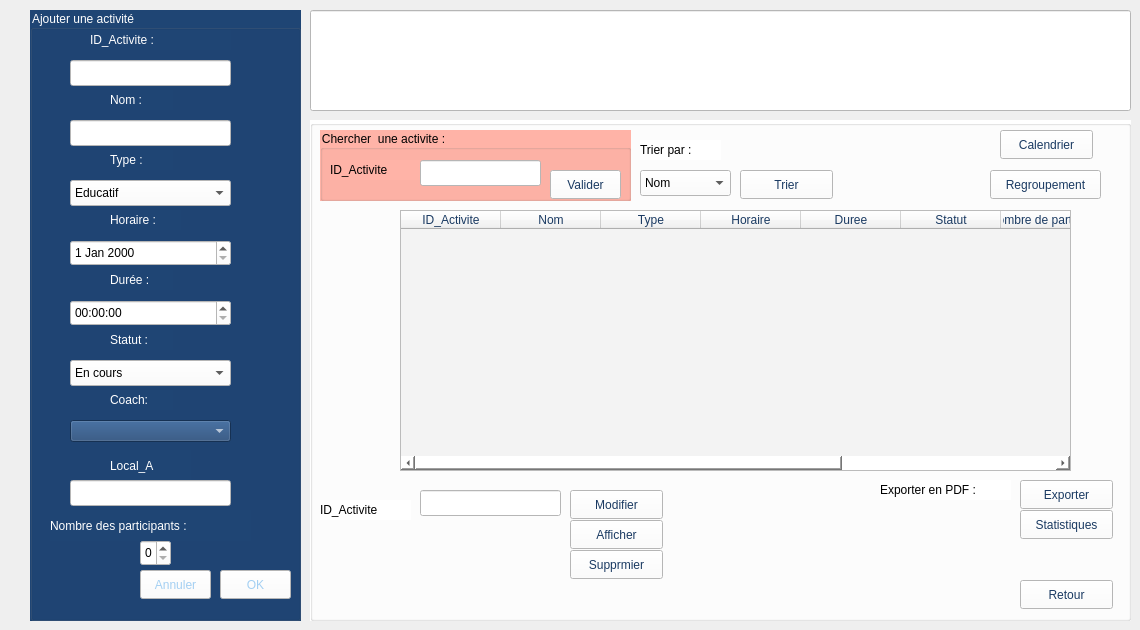
      <widget class="QWidget" name="tab_21">
       <attribute name="title">
        <string>ajouterA</string>
       </attribute>
       <widget class="QLineEdit" name="lineEdit_30">
        <property name="geometry">
         <rect>
          <x>310</x>
          <y>10</y>
          <width>821</width>
          <height>101</height>
         </rect>
        </property>
        <property name="styleSheet">
         <string notr="true">background-color: rgb(255, 255, 255);</string>
        </property>
       </widget>
       <widget class="QGroupBox" name="groupBox_2">
        <property name="geometry">
         <rect>
          <x>30</x>
          <y>10</y>
          <width>271</width>
          <height>611</height>
         </rect>
        </property>
        <property name="styleSheet">
         <string notr="true">background-color: rgb(31, 69, 116);

color: rgb(255,255,255);
font: 12pt &quot;Times New Roman&quot;;</string>
        </property>
        <property name="title">
         <string>Ajouter une activité</string>
        </property>
        <widget class="QLabel" name="label_105">
         <property name="geometry">
          <rect>
           <x>80</x>
           <y>140</y>
           <width>63</width>
           <height>20</height>
          </rect>
         </property>
         <property name="styleSheet">
          <string notr="true">color: rgb(255,255,255);
font: 12pt &quot;Times New Roman&quot;;</string>
         </property>
         <property name="text">
          <string>Type :</string>
         </property>
        </widget>
        <widget class="QLabel" name="label_106">
         <property name="geometry">
          <rect>
           <x>80</x>
           <y>80</y>
           <width>63</width>
           <height>20</height>
          </rect>
         </property>
         <property name="styleSheet">
          <string notr="true">color: rgb(255,255,255);
font: 12pt &quot;Times New Roman&quot;;</string>
         </property>
         <property name="text">
          <string>Nom :</string>
         </property>
        </widget>
        <widget class="QLabel" name="label_107">
         <property name="geometry">
          <rect>
           <x>80</x>
           <y>200</y>
           <width>71</width>
           <height>20</height>
          </rect>
         </property>
         <property name="styleSheet">
          <string notr="true">color: rgb(255,255,255);
font: 12pt &quot;Times New Roman&quot;;</string>
         </property>
         <property name="text">
          <string>Horaire :</string>
         </property>
        </widget>
        <widget class="QLabel" name="label_108">
         <property name="geometry">
          <rect>
           <x>80</x>
           <y>260</y>
           <width>63</width>
           <height>20</height>
          </rect>
         </property>
         <property name="styleSheet">
          <string notr="true">color: rgb(255,255,255);
font: 12pt &quot;Times New Roman&quot;;</string>
         </property>
         <property name="text">
          <string>Durée :</string>
         </property>
        </widget>
        <widget class="QComboBox" name="typeA1">
         <property name="geometry">
          <rect>
           <x>40</x>
           <y>170</y>
           <width>161</width>
           <height>26</height>
          </rect>
         </property>
         <property name="styleSheet">
          <string notr="true">color: rgb(0, 0, 0);
background-color: rgb(255, 255,255);</string>
         </property>
         <item>
          <property name="text">
           <string>Educatif</string>
          </property>
         </item>
         <item>
          <property name="text">
           <string>Sportif</string>
          </property>
         </item>
         <item>
          <property name="text">
           <string>Culturel</string>
          </property>
         </item>
        </widget>
        <widget class="QLabel" name="label_109">
         <property name="geometry">
          <rect>
           <x>20</x>
           <y>500</y>
           <width>201</width>
           <height>31</height>
          </rect>
         </property>
         <property name="styleSheet">
          <string notr="true">color: rgb(255,255,255);
font: 12pt &quot;Times New Roman&quot;;</string>
         </property>
         <property name="text">
          <string>Nombre des participants :</string>
         </property>
        </widget>
        <widget class="QLabel" name="label_110">
         <property name="geometry">
          <rect>
           <x>80</x>
           <y>320</y>
           <width>63</width>
           <height>20</height>
          </rect>
         </property>
         <property name="styleSheet">
          <string notr="true">color: rgb(255,255,255);
font: 12pt &quot;Times New Roman&quot;;</string>
         </property>
         <property name="text">
          <string>Statut :</string>
         </property>
        </widget>
        <widget class="QLabel" name="label_111">
         <property name="geometry">
          <rect>
           <x>80</x>
           <y>380</y>
           <width>63</width>
           <height>20</height>
          </rect>
         </property>
         <property name="styleSheet">
          <string notr="true">color: rgb(255,255,255);
font: 12pt &quot;Times New Roman&quot;;</string>
         </property>
         <property name="text">
          <string>Coach:</string>
         </property>
        </widget>
        <widget class="QComboBox" name="statusA1">
         <property name="geometry">
          <rect>
           <x>40</x>
           <y>350</y>
           <width>161</width>
           <height>26</height>
          </rect>
         </property>
         <property name="styleSheet">
          <string notr="true">background-color: rgb(255, 255, 255);
color: rgb(0, 0, 0);</string>
         </property>
         <item>
          <property name="text">
           <string>En cours</string>
          </property>
         </item>
         <item>
          <property name="text">
           <string>Prevu</string>
          </property>
         </item>
         <item>
          <property name="text">
           <string>Termiée</string>
          </property>
         </item>
         <item>
          <property name="text">
           <string>Annulée</string>
          </property>
         </item>
        </widget>
        <widget class="QSpinBox" name="npA1">
         <property name="geometry">
          <rect>
           <x>110</x>
           <y>530</y>
           <width>31</width>
           <height>26</height>
          </rect>
         </property>
         <property name="styleSheet">
          <string notr="true">background-color: rgb(255, 255, 255);
color: rgb(0, 0, 0);</string>
         </property>
        </widget>
        <widget class="QLineEdit" name="nomA1">
         <property name="geometry">
          <rect>
           <x>40</x>
           <y>110</y>
           <width>161</width>
           <height>26</height>
          </rect>
         </property>
         <property name="styleSheet">
          <string notr="true">background-color: rgb(255, 255, 255);
color: rgb(0, 0, 0);</string>
         </property>
        </widget>
        <widget class="QTimeEdit" name="dureeA1">
         <property name="geometry">
          <rect>
           <x>40</x>
           <y>290</y>
           <width>161</width>
           <height>26</height>
          </rect>
         </property>
         <property name="styleSheet">
          <string notr="true">background-color: rgb(255, 255, 255);
color: rgb(0, 0, 0);</string>
         </property>
        </widget>
        <widget class="QDateEdit" name="horaireA1">
         <property name="geometry">
          <rect>
           <x>40</x>
           <y>230</y>
           <width>161</width>
           <height>26</height>
          </rect>
         </property>
         <property name="styleSheet">
          <string notr="true">background-color: rgb(255, 255, 255);
color: rgb(0, 0, 0);
font: 12pt &quot;Times New Roman&quot;;</string>
         </property>
        </widget>
        <widget class="QLabel" name="label_112">
         <property name="geometry">
          <rect>
           <x>60</x>
           <y>20</y>
           <width>141</width>
           <height>20</height>
          </rect>
         </property>
         <property name="styleSheet">
          <string notr="true">color: rgb(255,255,255);
font: 12pt &quot;Times New Roman&quot;;</string>
         </property>
         <property name="text">
          <string>ID_Activite :</string>
         </property>
        </widget>
        <widget class="QLineEdit" name="IDA1">
         <property name="geometry">
          <rect>
           <x>40</x>
           <y>50</y>
           <width>161</width>
           <height>26</height>
          </rect>
         </property>
         <property name="styleSheet">
          <string notr="true">background-color: rgb(255, 255, 255);
color: rgb(0, 0, 0);</string>
         </property>
        </widget>
        <widget class="QPushButton" name="bannulerA">
         <property name="geometry">
          <rect>
           <x>110</x>
           <y>560</y>
           <width>71</width>
           <height>29</height>
          </rect>
         </property>
         <property name="styleSheet">
          <string notr="true">font: 12pt &quot;Times New Roman&quot;;
color: rgb(163, 207, 242);

background-color:rgb(255,255,255);</string>
         </property>
         <property name="text">
          <string>Annuler</string>
         </property>
        </widget>
        <widget class="QPushButton" name="bajouterA">
         <property name="geometry">
          <rect>
           <x>190</x>
           <y>560</y>
           <width>71</width>
           <height>29</height>
          </rect>
         </property>
         <property name="styleSheet">
          <string notr="true">font: 12pt &quot;Times New Roman&quot;;
color: rgb(163, 207, 242);

background-color:rgb(255,255,255);</string>
         </property>
         <property name="text">
          <string>OK</string>
         </property>
        </widget>
        <widget class="QLabel" name="label_113">
         <property name="geometry">
          <rect>
           <x>80</x>
           <y>440</y>
           <width>81</width>
           <height>31</height>
          </rect>
         </property>
         <property name="styleSheet">
          <string notr="true">color: rgb(255,255,255);
font: 12pt &quot;Times New Roman&quot;;</string>
         </property>
         <property name="text">
          <string>Local_A</string>
         </property>
        </widget>
        <widget class="QLineEdit" name="local_AA1">
         <property name="geometry">
          <rect>
           <x>40</x>
           <y>470</y>
           <width>161</width>
           <height>26</height>
          </rect>
         </property>
         <property name="styleSheet">
          <string notr="true">background-color: rgb(255, 255, 255);
color: rgb(0, 0, 0);</string>
         </property>
        </widget>
        <widget class="QComboBox" name="coachA1">
         <property name="geometry">
          <rect>
           <x>40</x>
           <y>410</y>
           <width>161</width>
           <height>22</height>
          </rect>
         </property>
        </widget>
       </widget>
       <widget class="QGroupBox" name="groupBox_22">
        <property name="geometry">
         <rect>
          <x>310</x>
          <y>120</y>
          <width>821</width>
          <height>501</height>
         </rect>
        </property>
        <property name="styleSheet">
         <string notr="true">
background-color: rgb(255, 255, 255);

</string>
        </property>
        <property name="title">
         <string/>
        </property>
        <widget class="QLineEdit" name="IDMas">
         <property name="geometry">
          <rect>
           <x>110</x>
           <y>370</y>
           <width>141</width>
           <height>26</height>
          </rect>
         </property>
         <property name="styleSheet">
          <string notr="true">background-color: rgb(255, 255, 255);
color: rgb(0, 0, 0);</string>
         </property>
        </widget>
        <widget class="QPushButton" name="b_A_modifier">
         <property name="geometry">
          <rect>
           <x>260</x>
           <y>370</y>
           <width>93</width>
           <height>29</height>
          </rect>
         </property>
         <property name="styleSheet">
          <string notr="true">font: 10pt &quot;Times New Roman&quot;;
background-color:rgb(255,255,255);
color:rgb(26, 58, 98);
</string>
         </property>
         <property name="text">
          <string>Modifier</string>
         </property>
        </widget>
        <widget class="QPushButton" name="b_A_supprimer">
         <property name="geometry">
          <rect>
           <x>260</x>
           <y>430</y>
           <width>93</width>
           <height>29</height>
          </rect>
         </property>
         <property name="styleSheet">
          <string notr="true">font: 10pt &quot;Times New Roman&quot;;
color: rgb(26, 58, 98);

background-color: rgb(255, 255, 255);
</string>
         </property>
         <property name="text">
          <string>Supprmier</string>
         </property>
        </widget>
        <widget class="QLabel" name="label_114">
         <property name="geometry">
          <rect>
           <x>330</x>
           <y>20</y>
           <width>81</width>
           <height>20</height>
          </rect>
         </property>
         <property name="styleSheet">
          <string notr="true">font: 12pt &quot;Times New Roman&quot;;</string>
         </property>
         <property name="text">
          <string>Trier par :</string>
         </property>
        </widget>
        <widget class="QComboBox" name="trier">
         <property name="geometry">
          <rect>
           <x>330</x>
           <y>50</y>
           <width>91</width>
           <height>26</height>
          </rect>
         </property>
         <property name="styleSheet">
          <string notr="true">font: 10pt &quot;Times New Roman&quot;;
background-color: rgb(255, 255, 255);</string>
         </property>
         <item>
          <property name="text">
           <string>Nom</string>
          </property>
         </item>
         <item>
          <property name="text">
           <string>Type</string>
          </property>
         </item>
        </widget>
        <widget class="QPushButton" name="Btrier">
         <property name="geometry">
          <rect>
           <x>430</x>
           <y>50</y>
           <width>93</width>
           <height>29</height>
          </rect>
         </property>
         <property name="styleSheet">
          <string notr="true">font: 10pt &quot;Times New Roman&quot;;
color: rgb(26, 58, 98);

background-color: rgb(255, 255, 255);

</string>
         </property>
         <property name="text">
          <string>Trier</string>
         </property>
        </widget>
        <widget class="QTableWidget" name="tabA">
         <property name="geometry">
          <rect>
           <x>90</x>
           <y>90</y>
           <width>671</width>
           <height>261</height>
          </rect>
         </property>
         <property name="styleSheet">
          <string notr="true">border-top-color: rgb(255, 255, 255);
color: rgb(26, 58, 98);font: 9pt &quot;Times New Roman&quot;;
background-color: rgb(243, 243, 243);








</string>
         </property>
         <column>
          <property name="text">
           <string>ID_Activite</string>
          </property>
          <property name="background">
           <color>
            <red>255</red>
            <green>255</green>
            <blue>255</blue>
           </color>
          </property>
         </column>
         <column>
          <property name="text">
           <string>Nom</string>
          </property>
          <property name="background">
           <color>
            <red>255</red>
            <green>255</green>
            <blue>255</blue>
           </color>
          </property>
         </column>
         <column>
          <property name="text">
           <string>Type</string>
          </property>
          <property name="background">
           <color>
            <red>255</red>
            <green>255</green>
            <blue>255</blue>
           </color>
          </property>
         </column>
         <column>
          <property name="text">
           <string>Horaire</string>
          </property>
          <property name="background">
           <color>
            <red>255</red>
            <green>255</green>
            <blue>255</blue>
           </color>
          </property>
         </column>
         <column>
          <property name="text">
           <string>Duree</string>
          </property>
          <property name="background">
           <color>
            <red>255</red>
            <green>255</green>
            <blue>255</blue>
           </color>
          </property>
         </column>
         <column>
          <property name="text">
           <string>Statut</string>
          </property>
          <property name="background">
           <color>
            <red>255</red>
            <green>255</green>
            <blue>255</blue>
           </color>
          </property>
         </column>
         <column>
          <property name="text">
           <string>Nombre de participants</string>
          </property>
          <property name="background">
           <color>
            <red>255</red>
            <green>255</green>
            <blue>255</blue>
           </color>
          </property>
         </column>
         <column>
          <property name="text">
           <string>Coach</string>
          </property>
          <property name="background">
           <color>
            <red>255</red>
            <green>255</green>
            <blue>255</blue>
           </color>
          </property>
         </column>
         <column>
          <property name="text">
           <string>Local_A</string>
          </property>
          <property name="background">
           <color>
            <red>255</red>
            <green>255</green>
            <blue>255</blue>
           </color>
          </property>
         </column>
        </widget>
        <widget class="QLabel" name="label_115">
         <property name="geometry">
          <rect>
           <x>570</x>
           <y>360</y>
           <width>131</width>
           <height>20</height>
          </rect>
         </property>
         <property name="styleSheet">
          <string notr="true">font: 10pt &quot;Times New Roman&quot;;</string>
         </property>
         <property name="text">
          <string>Exporter en PDF :</string>
         </property>
        </widget>
        <widget class="QPushButton" name="Bexporter">
         <property name="geometry">
          <rect>
           <x>710</x>
           <y>360</y>
           <width>93</width>
           <height>29</height>
          </rect>
         </property>
         <property name="styleSheet">
          <string notr="true">font: 10pt &quot;Times New Roman&quot;;
background-color: rgb(255, 255, 255);
color: rgb(26, 58, 98);
</string>
         </property>
         <property name="text">
          <string>Exporter</string>
         </property>
        </widget>
        <widget class="QPushButton" name="stat_act">
         <property name="geometry">
          <rect>
           <x>710</x>
           <y>390</y>
           <width>93</width>
           <height>29</height>
          </rect>
         </property>
         <property name="styleSheet">
          <string notr="true">font: 10pt &quot;Times New Roman&quot;;
color: rgb(26, 58, 98);

background-color: rgb(255, 255, 255);
</string>
         </property>
         <property name="text">
          <string>Statistiques</string>
         </property>
        </widget>
        <widget class="QLabel" name="label_116">
         <property name="geometry">
          <rect>
           <x>10</x>
           <y>380</y>
           <width>91</width>
           <height>20</height>
          </rect>
         </property>
         <property name="styleSheet">
          <string notr="true">font: 10pt &quot;Times New Roman&quot;;</string>
         </property>
         <property name="text">
          <string>ID_Activite</string>
         </property>
        </widget>
        <widget class="QGroupBox" name="groupBox_23">
         <property name="geometry">
          <rect>
           <x>10</x>
           <y>10</y>
           <width>311</width>
           <height>71</height>
          </rect>
         </property>
         <property name="styleSheet">
          <string notr="true">font: 12pt &quot;Times New Roman&quot;;
background-color: rgb(255, 179, 167);






color: rgb(0, 0, 0);


</string>
         </property>
         <property name="title">
          <string>Chercher  une activite :</string>
         </property>
         <widget class="QPushButton" name="Bchercher">
          <property name="geometry">
           <rect>
            <x>230</x>
            <y>40</y>
            <width>71</width>
            <height>29</height>
           </rect>
          </property>
          <property name="styleSheet">
           <string notr="true">font: 10pt &quot;Times New Roman&quot;;
background-color: rgb(255, 255, 255);

color: rgb(26, 58, 98);
</string>
          </property>
          <property name="text">
           <string>Valider</string>
          </property>
         </widget>
         <widget class="QLabel" name="label_117">
          <property name="geometry">
           <rect>
            <x>10</x>
            <y>30</y>
            <width>91</width>
            <height>20</height>
           </rect>
          </property>
          <property name="styleSheet">
           <string notr="true">font: 10pt &quot;Times New Roman&quot;;</string>
          </property>
          <property name="text">
           <string>ID_Activite</string>
          </property>
         </widget>
         <widget class="QLineEdit" name="idr">
          <property name="geometry">
           <rect>
            <x>100</x>
            <y>30</y>
            <width>121</width>
            <height>26</height>
           </rect>
          </property>
          <property name="styleSheet">
           <string notr="true">background-color: rgb(255, 255, 255);
color: rgb(0, 0, 0);</string>
          </property>
         </widget>
        </widget>
        <widget class="QPushButton" name="Bcalendrier">
         <property name="geometry">
          <rect>
           <x>690</x>
           <y>10</y>
           <width>93</width>
           <height>29</height>
          </rect>
         </property>
         <property name="styleSheet">
          <string notr="true">font: 10pt &quot;Times New Roman&quot;;
background-color:rgb(255,255,255);
color:rgb(26, 58, 98);
</string>
         </property>
         <property name="text">
          <string>Calendrier</string>
         </property>
        </widget>
        <widget class="QPushButton" name="afficher_regroupement">
         <property name="geometry">
          <rect>
           <x>680</x>
           <y>50</y>
           <width>111</width>
           <height>29</height>
          </rect>
         </property>
         <property name="styleSheet">
          <string notr="true">font: 10pt &quot;Times New Roman&quot;;
background-color:rgb(255,255,255);
color:rgb(26, 58, 98);
</string>
         </property>
         <property name="text">
          <string>Regroupement</string>
         </property>
        </widget>
        <widget class="QPushButton" name="B_A_retour_5">
         <property name="geometry">
          <rect>
           <x>710</x>
           <y>460</y>
           <width>93</width>
           <height>29</height>
          </rect>
         </property>
         <property name="styleSheet">
          <string notr="true">font: 10pt &quot;Times New Roman&quot;;
gridline-color: rgb(119, 162, 255);
background-color: rgb(255, 255, 255);
color: rgb(26, 58, 98);
</string>
         </property>
         <property name="text">
          <string>Retour</string>
         </property>
        </widget>
        <widget class="QPushButton" name="b_A_afficher">
         <property name="geometry">
          <rect>
           <x>260</x>
           <y>400</y>
           <width>93</width>
           <height>29</height>
          </rect>
         </property>
         <property name="styleSheet">
          <string notr="true">font: 10pt &quot;Times New Roman&quot;;
background-color:rgb(255,255,255);
color:rgb(26, 58, 98);
</string>
         </property>
         <property name="text">
          <string>Afficher</string>
         </property>
        </widget>
       </widget>
      </widget>
